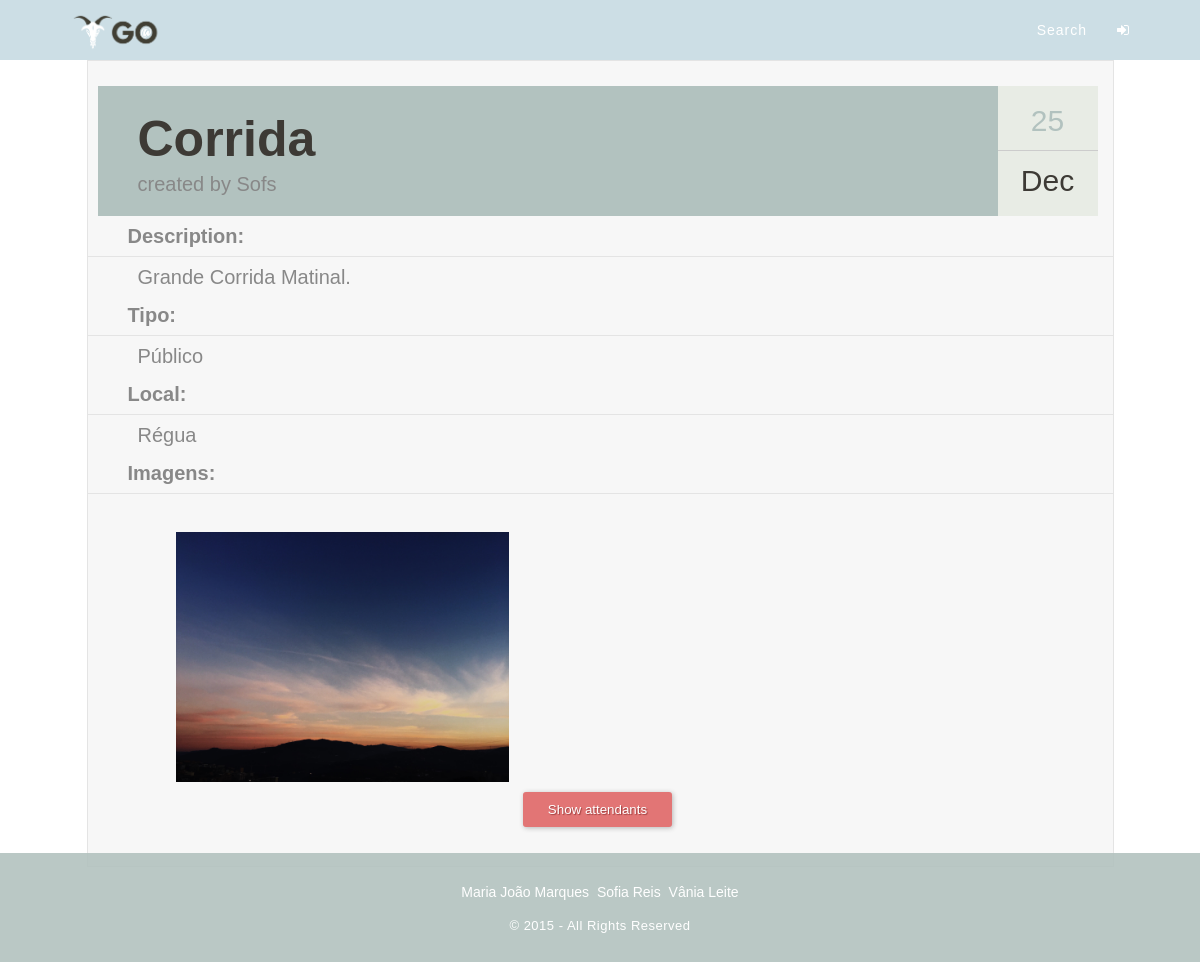
/?pagina=showEvent&id=92, run on the app's committed database.
### tables this page shows
CREATE TABLE "Event" (
	`idEvent`	INTEGER PRIMARY KEY AUTOINCREMENT,
	`name`	TEXT NOT NULL,
	`description`	TEXT NOT NULL,
	`idImage`	INTEGER,
	`idType`	INTEGER,
	`date`	TEXT NOT NULL,
	`idUser`	INTEGER NOT NULL,
	`public`	INTEGER DEFAULT 0,
	`local`	TEXT
);

CREATE TABLE "User" (
	`idUser`	INTEGER PRIMARY KEY AUTOINCREMENT,
	`email`	TEXT NOT NULL,
	`username`	TEXT NOT NULL,
	`pass_hash`	TEXT NOT NULL,
	`firstname`	TEXT,
	`lastname`	TEXT
);

CREATE TABLE "Image" (
	`idImage`	INTEGER NOT NULL,
	`path`	TEXT NOT NULL,
	`IdEvent`	INTEGER NOT NULL,
	PRIMARY KEY(idImage)
);

### php/loadEvent.php (called while the page is built, shortened)
<?
try {
  $db = new PDO('sqlite:./db/dboltw.db');
  $db->setAttribute(PDO::ATTR_ERRMODE, PDO::ERRMODE_EXCEPTION);
} catch (PDOException $e) {
    print "Error!: " . $e->getMessage() . "<br/>";
    die();
}
function getEventInfo($id){
  try{
    global $db;
    $stmt=$db->prepare("SELECT * FROM Event WHERE idEvent=:event_id");
    $stmt->bindValue(':event_id',$id,PDO::PARAM_STR);
    $found=$stmt->execute();
    $columns=$stmt->fetch();
    return $columns;
  }catch(PDOException $e){
    if(isset($_SESSION['user_id'])){
      $log=$e->getMessage()." ___Date=".date("Y-m-d")." ___ idUser=".$_SESSION['user_id'].PHP_EOL;
    }else{
      $log=$e->getMessage()." ___Date= ".date("Y-m-d")."\n";
    }
    error_log($log,3,"../error.log");
    return -1;
  }
}
function getImagePaths($idEvent){
  try{
    global $db;
    $stmt=$db->prepare("SELECT path
FROM Image
LEFT OUTER JOIN Event ON Event.idEvent = Image.idEvent
WHERE Image.idEvent=:idEvent");
    $stmt->bindValue(':idEvent',$idEvent);
    $query = $stmt->execute();
    $result= $stmt->fetchAll();
    return $result;
  }
  catch(PDOException $e){
    if(isset($_SESSION['user_id'])){
      $log=$e->getMessage()." ___Date=".date("Y-m-d")." ___ idUser=".$_SESSION['user_id'].PHP_EOL;
    }else{
      $log=$e->getMessage()." ___Date= ".date("Y-m-d")."\n";
    }
    error_log($log,3,"../error.log");
    return -1;
  }
}
function getAuthorInfo($eventId)
{
  try{
    global $db;
    $stmt=$db->prepare("SELECT * FROM User WHERE idUser=:id");
    $stmt->bindValue(':id',getEventInfo($eventId)['idUser']);
    $query = $stmt->execute();
    $result= $stmt->fetch();
    return $result;
  }
  catch(PDOException $e){
    if(isset($_SESSION['user_id'])){
      $log=$e->getMessage()." ___Date=".date("Y-m-d")." ___ idUser=".$_SESSION['user_id'].PHP_EOL;
    }else{
      $log=$e->getMessage()." ___Date= ".date("Y-m-d")."\n";
    }
    error_log($log,3,"../error.log");
    return -1;
  }
}
$event=getEventInfo($_GET['id']);
$author=getAuthorInfo($_GET['id']);
$imgPaths=getImagePaths($_GET['id']);
?>

### template/showEvent.php (the view, shortened to what this page needs)
<? include_once 'php/loadEvent.php';
?>
<div class="event-form event-show">
	<div class="title_event">
		<h1><? echo $event['name']; ?></h1>
		<p><span>created by </span><? echo getAuthorInfo($event['idEvent'])['username']; ?></p>
		<div class="date" id="show">
			<? $date = $event['date'];
			list($y, $m, $d) = explode("-", $date);
			?>
			<div class="date_wrapper">
				<div id="dayy"><? echo $d; ?></div>
				<hr>
				<div id="monthh"><? echo date('M', strtotime($date)); ?></div>
			</div>
		</div>
		<div class="fb-share">
		</div>
	</div>
	<div class="info_event" >
		<h2>Description:</h2>
		<p><? echo $event["description"]; ?></p> <br>
		<br>
		<h2>Tipo:</h2>
		<?
		$boll_pub = $event["public"];
		if ($boll_pub) {
			?><p> <?echo "Público";?> </p>
			<?
		} else {
			?> <p> <?echo "Privado";?> </p>
			<?} ?>
			<br><br>
			<h2>Local:</h2>
			<p><? echo $event["local"]; ?></p>
			<br><br>
			<h2>Imagens:</h2>
			<br><br>
		</div>
		<div class="picture_event">
			<? foreach($imgPaths as $img){ ?>
			<div style="float:left;"><img src='<?php echo $img['path'];?>'></div>
			<? } ?>
		</div>
		<div class="show_attendants">
			<button type="button" class="button" id="showAtt">Show attendants</button>
			</div>
			<br>
	</div>

### css/main.css (style rules this page uses)
body { font-family: 'Source Sans Pro', sans-serif; font-size: 14px; color: #666; position:relative; padding-bottom: 95px; min-height: 100%; height: auto !important; height: 100%; }
html, body { overflow: auto; height: 100%; }
.event-form { margin-left:auto; margin-right:auto; max-width: 500px; background: #F7F7F7; padding: 25px 15px 25px 10px; font: 12px; color: #888; text-shadow: 1px 1px 1px #FFF; border:1px solid #E4E4E4; }
.event-form h1 { font-size: 25px; padding: 0px 0px 10px 40px; display: block; border-bottom:1px solid #E4E4E4; margin: -10px -15px 30px -10px;; color: #888; }
.event-form h2 { font-size: 20px; padding: 0px 0px 10px 40px; display: block; border-bottom:1px solid #E4E4E4; margin: -10px -15px 30px -10px;; color: #888; }
.event-form .button { background: #E27575; border: none; padding: 10px 25px 10px 25px; color: #FFF; box-shadow: 1px 1px 5px #B6B6B6; border-radius: 3px; text-shadow: 1px 1px 1px #9E3F3F; cursor: pointer; }
.date { background-color: #e8ece5; position: absolute; top: 0; right: 0; width: 50px; height: auto; text-align: right; text-align: center; }
.title_event { position: relative; height: 130px; background-color: #b2c2bf; }
.event-show { text-shadow: none; font-family: 'Source Sans Pro', sans-serif; max-width: 1000px; }
.event-show h1 { margin: 0; font-size: 50px; padding-top: 28px; padding: none; display: block; border-bottom: none; margin: none; color: #3d3a35; }
.event-show p { padding-left: 40px; font-size: 20px; }
.date#show { width: 100px; height: 100%; display: table; overflow: hidden; }
.date_wrapper { display: table-cell; vertical-align: middle; }
.date_wrapper #dayy { color: #b2c2bf; font-size: 30px; }
.date_wrapper #monthh { color: #3d3a35; font-size: 30px; }
.info_event { padding-top: 20px; }
.info_event h2 { margin-bottom: 10px; }
.info_event p { padding-top: 0; }
.picture_event { width: 100%; height: auto; float: left; }
.picture_event div { margin-bottom: 10px; position: relative; width: 49%; height: 250px; }
.picture_event div img { position: absolute; margin: auto; top: 0; left: 0; right: 0; bottom: 0; max-width: 100%; max-height: 100%; }
.fb-share { padding-top: 3px; padding-right: 105px; float: right; }
.show_attendants { text-align:center; }

### data on the page
event: name "Corrida", idEvent+idUser "Sofs", date "Dec", description "Grande Corrida Matinal.", local "Régua"
image: path (picture)

### other printed values
$d "25"
